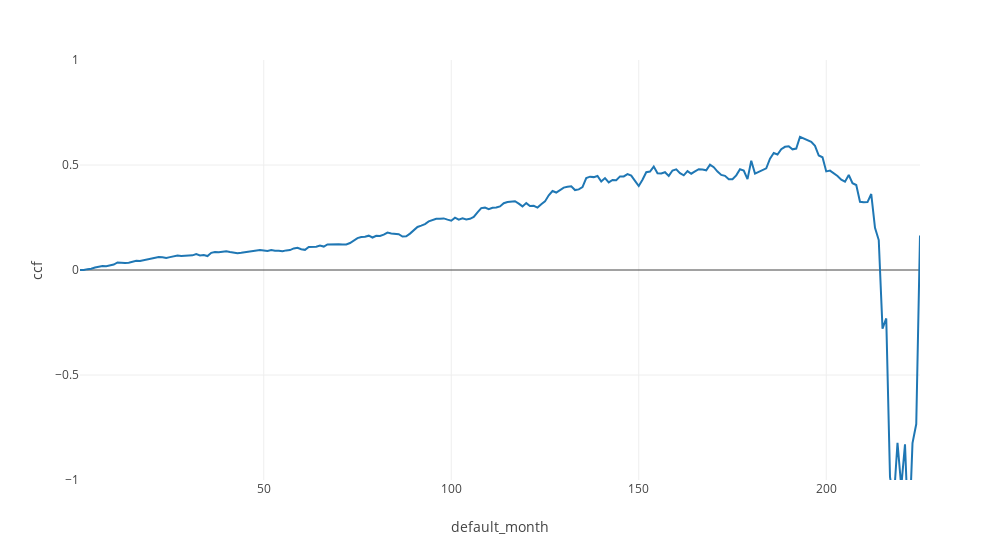

Notebook source saved alongside this figure:
### Code cell
def withAvailableLimit(df: pd.DataFrame):
    result = df.copy()
    result['available_limit'] = result['credit_card_max_limit'] - result['balance']
    return result

def withCCF(df: pd.DataFrame):
    result = df.copy()
    result['ccf'] = (result['default_balance'] - result['balance']) / result['available_limit']
    return result

def filterDefaultedLoans(df: pd.DataFrame):
    filter_df = ((df['stage'] < 3)
                 & (~df['default_month'].isnull())
                #  & (df['default_month'] <= 12)
                )
    result = df[filter_df]
    return result


# df_sample_filtered = sample_generator.sampleWithFutureDatesFiltered()
data_chart = df_sample_filtered\
    .pipe(filterDefaultedLoans)\
    .pipe(withAvailableLimit)\
    .groupby(['default_month'])\
    .agg({'credit_card_max_limit' : 'sum',
          'default_balance': 'sum',
          'available_limit' : 'sum',
          'balance' : 'sum'})\
    .reset_index()\
    .pipe(withCCF)\
    .sort_values(['default_month'])

# data_chart['cip'] = data_chart['ecl'].diff()
# data_chart['wo'] = data_chart['loss_balance'].diff()
# data_chart = data_chart.melt(id_vars=['date'])
fig = px.line(data_chart,
        x='default_month',
        y='ccf',
        # color=data_chart['date'].dt.strftime('%Y-%b'),
        template='none',
        width=1000,
        # color_discrete_sequence=colorRampPaletteFromDfColumn(data_chart, 'date', ['#bfd1e2', 
                                                                                #   '#284369'])
        )

fig.update_yaxes(range=[-1, 1])

### Figure 1 — Plotly figure (JSON) as saved in the notebook; plotly's stock layout.template omitted (floating-point values rounded to 4 significant figures; data arrays with more than 128 entries replaced by an {"elided": "..."} marker saying what was removed)
{"data": [{"hovertemplate": "default_month=%{x}<br>ccf=%{y}<extra></extra>", "legendgroup": "", "line": {"color": "#1F77B4", "dash": "solid"}, "marker": {"symbol": "circle"}, "mode": "lines", "name": "", "orientation": "v", "showlegend": false, "type": "scatter", "x": {"elided": "225 float values"}, "xaxis": "x", "y": {"elided": "225 float values"}, "yaxis": "y"}], "layout": {"legend": {"tracegroupgap": 0}, "margin": {"t": 60}, "width": 1000, "xaxis": {"anchor": "y", "domain": [0, 1], "title": {"text": "default_month"}}, "yaxis": {"anchor": "x", "domain": [0, 1], "range": [-1, 1], "title": {"text": "ccf"}}}}
